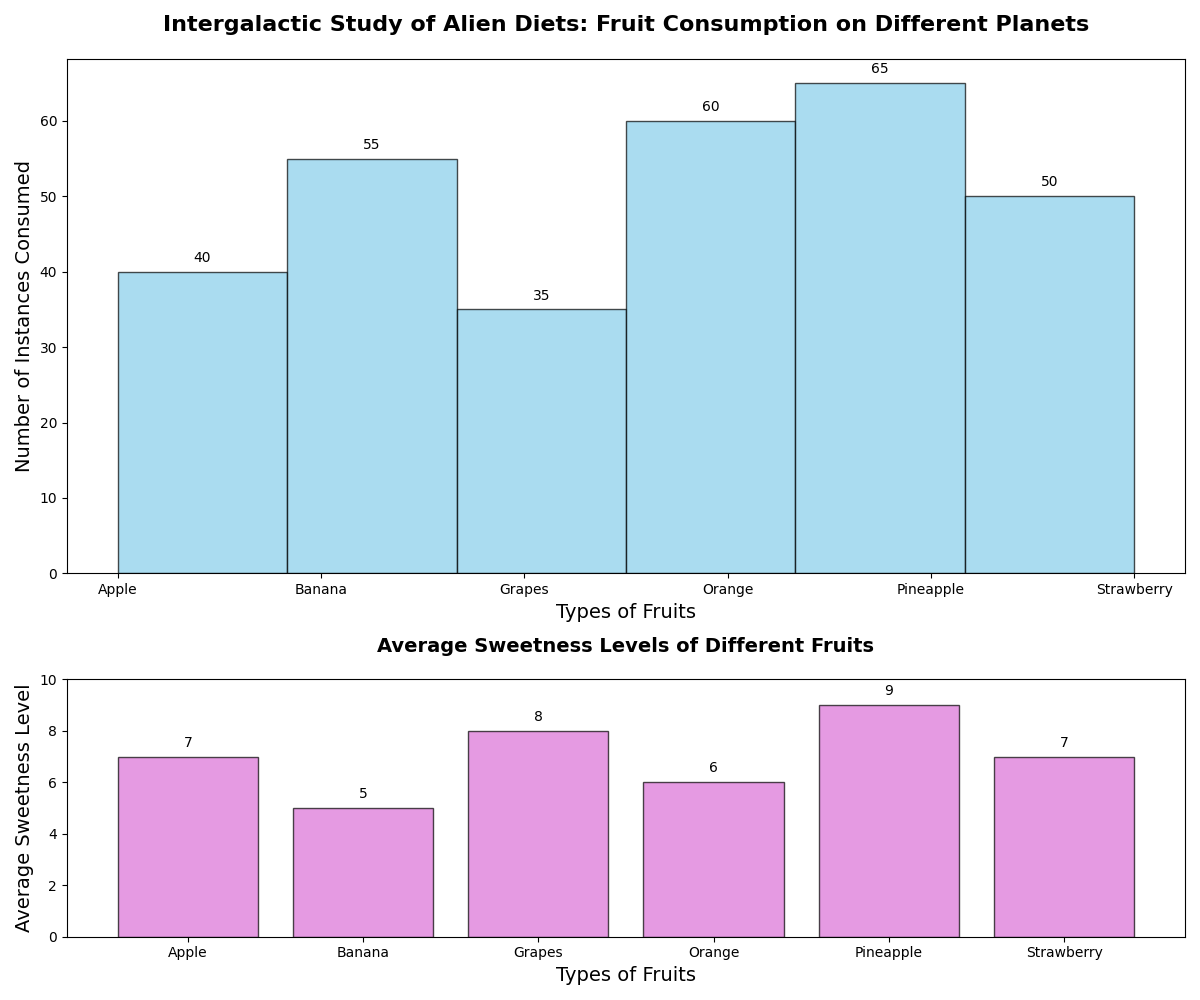

Source code (Python):
import matplotlib.pyplot as plt
import numpy as np

# Data representing fruit consumption on different planets
fruits = ['Apple', 'Banana', 'Grapes', 'Orange', 'Pineapple', 'Strawberry']
consumption_alpha = [15, 25, 10, 5, 30, 20]
consumption_beta = [20, 10, 15, 25, 10, 20]
consumption_gamma = [5, 20, 10, 30, 25, 10]
avg_sweetness_levels = [7, 5, 8, 6, 9, 7]

# Consolidate consumption data without the delta group
data = []
for fruit, count in zip(fruits * 3, consumption_alpha + consumption_beta + consumption_gamma):
    data.extend([fruit] * count)

# Setup the figure and axes for subplots
fig, axs = plt.subplots(2, 1, figsize=(12, 10), gridspec_kw={'height_ratios': [2, 1]})

# Histogram for fruit consumption on different planets
ax1 = axs[0]
n, bins, patches = ax1.hist(data, bins=len(fruits), edgecolor='black', color='skyblue', alpha=0.7)
ax1.set_title('Intergalactic Study of Alien Diets: Fruit Consumption on Different Planets', fontsize=16, fontweight='bold', pad=20)
ax1.set_xlabel('Types of Fruits', fontsize=14)
ax1.set_ylabel('Number of Instances Consumed', fontsize=14)
ax1.set_xticks(np.arange(len(fruits)))
ax1.set_xticklabels(fruits)

for count, rect in zip(n, patches):
    height = rect.get_height()
    ax1.annotate(f'{int(count)}', xy=(rect.get_x() + rect.get_width() / 2, height),
                 xytext=(0, 5), textcoords='offset points', ha='center', va='bottom', fontsize=10)

# Subplot for average sweetness level of each fruit
ax2 = axs[1]
ax2.bar(fruits, avg_sweetness_levels, color='orchid', edgecolor='black', alpha=0.7)
ax2.set_title('Average Sweetness Levels of Different Fruits', fontsize=14, fontweight='bold', pad=20)
ax2.set_xlabel('Types of Fruits', fontsize=14)
ax2.set_ylabel('Average Sweetness Level', fontsize=14)
ax2.set_ylim(0, 10)

for i, sweetness in enumerate(avg_sweetness_levels):
    ax2.annotate(f'{sweetness}', xy=(i, sweetness),
                 xytext=(0, 5), textcoords='offset points', ha='center', va='bottom', fontsize=10)

# Layout adjustment
plt.tight_layout()

# Display the plot
plt.show()
